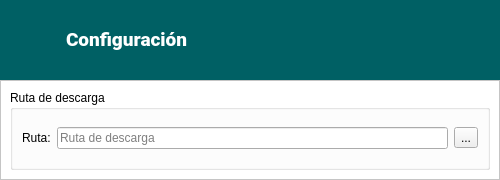
<?xml version="1.0" encoding="UTF-8"?>
<ui version="4.0">
 <class>Settings</class>
 <widget class="QDialog" name="Settings">
  <property name="geometry">
   <rect>
    <x>0</x>
    <y>0</y>
    <width>500</width>
    <height>180</height>
   </rect>
  </property>
  <property name="minimumSize">
   <size>
    <width>500</width>
    <height>180</height>
   </size>
  </property>
  <property name="maximumSize">
   <size>
    <width>500</width>
    <height>180</height>
   </size>
  </property>
  <property name="font">
   <font>
    <family>Roboto</family>
    <pointsize>11</pointsize>
   </font>
  </property>
  <property name="windowTitle">
   <string>Configuración</string>
  </property>
  <property name="windowIcon">
   <iconset resource="../images.qrc">
    <normaloff>:/res/images/downloading.png</normaloff>:/res/images/downloading.png</iconset>
  </property>
  <layout class="QVBoxLayout" name="verticalLayout">
   <property name="spacing">
    <number>0</number>
   </property>
   <property name="leftMargin">
    <number>0</number>
   </property>
   <property name="topMargin">
    <number>0</number>
   </property>
   <property name="rightMargin">
    <number>0</number>
   </property>
   <property name="bottomMargin">
    <number>0</number>
   </property>
   <item>
    <widget class="QFrame" name="header_frame">
     <property name="maximumSize">
      <size>
       <width>16777215</width>
       <height>80</height>
      </size>
     </property>
     <property name="font">
      <font>
       <family>Roboto Mono</family>
       <pointsize>10</pointsize>
      </font>
     </property>
     <property name="styleSheet">
      <string notr="true">QFrame#header_frame{background: #006064;}</string>
     </property>
     <layout class="QHBoxLayout" name="horizontalLayout">
      <property name="leftMargin">
       <number>18</number>
      </property>
      <item>
       <widget class="QLabel" name="label">
        <property name="maximumSize">
         <size>
          <width>32</width>
          <height>32</height>
         </size>
        </property>
        <property name="pixmap">
         <pixmap resource="../images.qrc">:/res/images/downloading.png</pixmap>
        </property>
        <property name="scaledContents">
         <bool>true</bool>
        </property>
       </widget>
      </item>
      <item>
       <spacer name="horizontalSpacer_2">
        <property name="orientation">
         <enum>Qt::Horizontal</enum>
        </property>
        <property name="sizeType">
         <enum>QSizePolicy::Fixed</enum>
        </property>
        <property name="sizeHint" stdset="0">
         <size>
          <width>10</width>
          <height>20</height>
         </size>
        </property>
       </spacer>
      </item>
      <item>
       <widget class="QLabel" name="title">
        <property name="font">
         <font>
          <family>Roboto</family>
         </font>
        </property>
        <property name="text">
         <string>&lt;html&gt;&lt;head/&gt;&lt;body&gt;&lt;p&gt;&lt;span style=&quot; font-size:14pt; font-weight:700; color:#ffffff;&quot;&gt;Configuración&lt;/span&gt;&lt;/p&gt;&lt;/body&gt;&lt;/html&gt;</string>
        </property>
       </widget>
      </item>
     </layout>
    </widget>
   </item>
   <item>
    <widget class="QFrame" name="central_frame">
     <property name="styleSheet">
      <string notr="true">QFrame#central_frame 
{
	background: white;
}</string>
     </property>
     <property name="frameShape">
      <enum>QFrame::StyledPanel</enum>
     </property>
     <property name="frameShadow">
      <enum>QFrame::Raised</enum>
     </property>
     <layout class="QVBoxLayout" name="verticalLayout_2">
      <item>
       <widget class="QGroupBox" name="groupBox">
        <property name="title">
         <string>Ruta de descarga</string>
        </property>
        <layout class="QGridLayout" name="gridLayout">
         <item row="0" column="0">
          <widget class="QLabel" name="label_2">
           <property name="text">
            <string>Ruta:</string>
           </property>
          </widget>
         </item>
         <item row="0" column="1">
          <widget class="QLineEdit" name="path_edit">
           <property name="readOnly">
            <bool>true</bool>
           </property>
           <property name="placeholderText">
            <string>Ruta de descarga</string>
           </property>
          </widget>
         </item>
         <item row="0" column="2">
          <widget class="QToolButton" name="open_btn">
           <property name="toolTip">
            <string>Seleccionar carpeta</string>
           </property>
           <property name="text">
            <string>...</string>
           </property>
          </widget>
         </item>
        </layout>
       </widget>
      </item>
     </layout>
    </widget>
   </item>
  </layout>
 </widget>
 <resources>
  <include location="../images.qrc"/>
 </resources>
 <connections/>
</ui>
